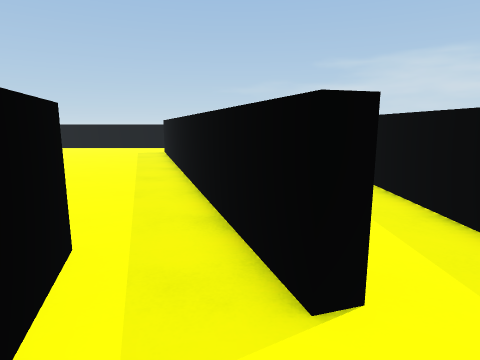
[1] (above)

14 first-person views from a walk through a scene from a Unity 3-D project. The camera is 1.5 m above the floor, tilts 10° down and sees 75° across. The floor is counted in squares, 1 m on a side. Each view is taken from the middle of a square. On the plan, view 1 faces up. The plan holds only what a view shows up to about 15 squares ahead; the rest is blank. The place goes on beyond the plan.

[2]
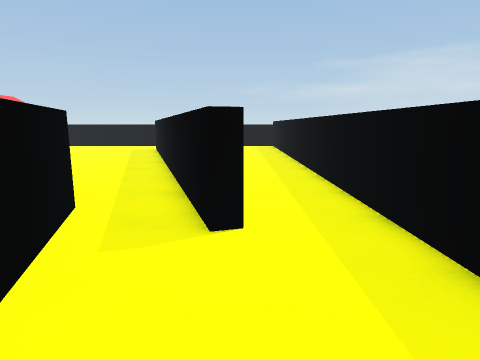

[3]
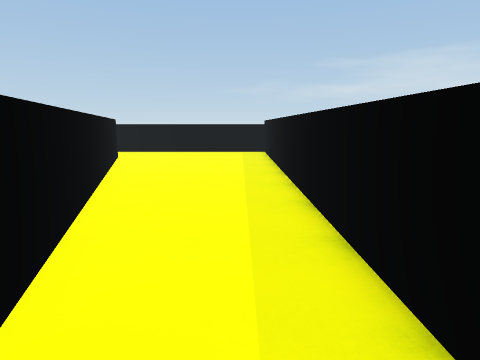

[4]
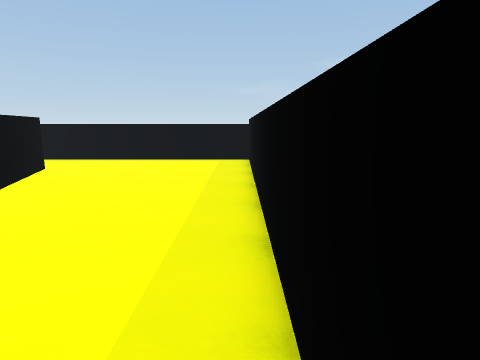

[5]
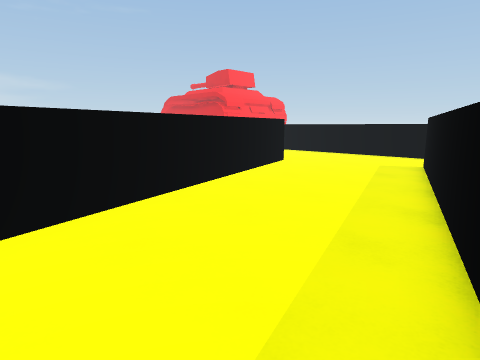

[6]
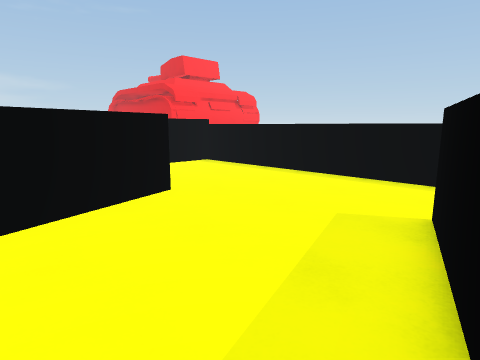

[7]
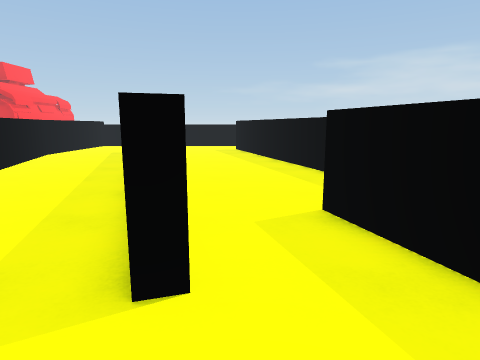

[8]
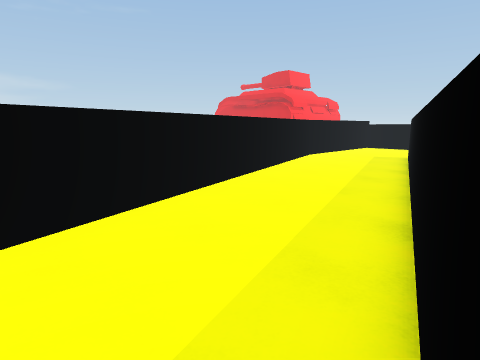

[9]
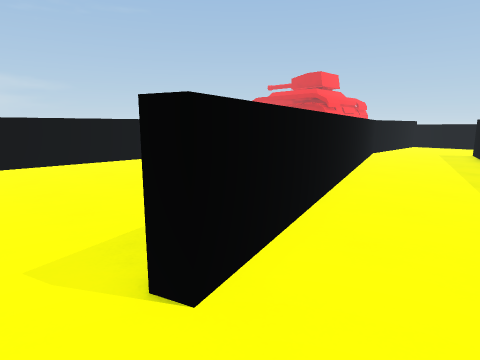

[10]
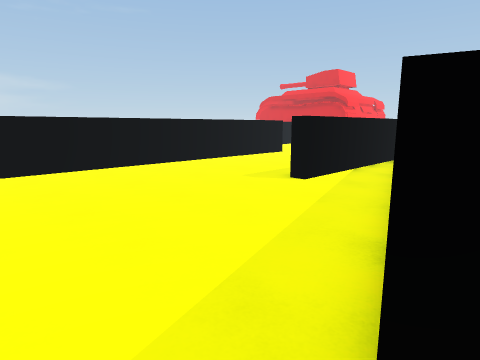

[11]
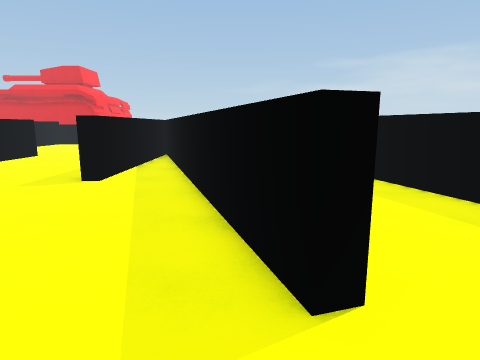

[12]
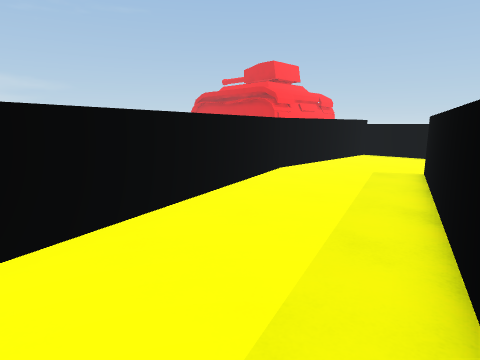

[13]
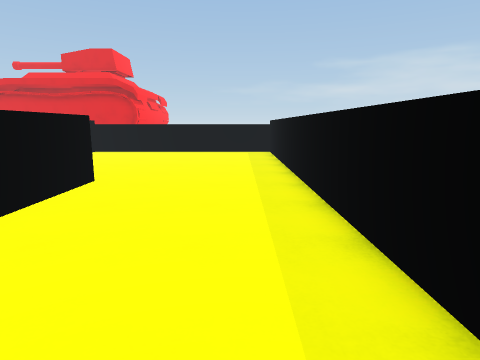

[14]
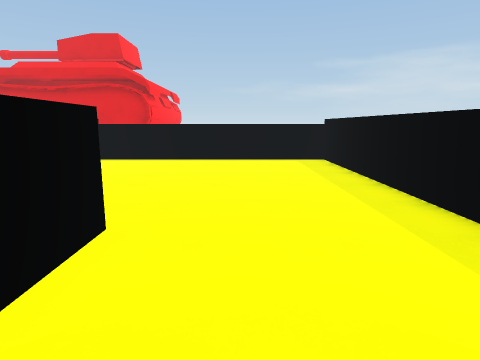

### Floor plan
Key: @ floor where view 1 was taken; # wall or solid block; . floor.
Columns run from 21 left of view 1 to 4 right of it. Each row starts with its distance up from view 1.
 21 #########################
 20 .......#.................
 19 .......#.................#
 18 .......#.................#
 17 .......#.........#.......#
 16 .......#.........##......#
 15 .......#....#.....#......#
 14 .......#....#.....#......#
 13 .......#....#.....##.....#
 12  ......##...##.....#.....#
 11  #.....##....#.....#.....#
 10  #.....##....#.....#.....#
  9  #.....###...##....##....#
  8  #.....#.#....#.....#....#
  7  #.....#.#....#.....#....#
  6  #.....#.#....##....##...#
  5  #.....#.##....#.....#...#
  4  #........#....#.....#...#
  3  #........#....##..#.##..#
  2  #........##....#.. .....
  1  #......... ....#..  ....
  0  #......... .......  @...
 -1  #......... #..
 -2  #............   .    .
 -3        ...... .
 -4            .

Where each view was taken, in squares from view 1:
view 1: 0 up, 0 right, facing up
view 2: 2 down, 1 right, facing up
view 3: 3 up, 2 right, facing up
view 4: 7 up, 3 right, facing up
view 5: 5 up, 1 left, facing up-left
view 6: 12 up, 3 left, facing up-left
view 7: 2 down, 4 left, facing up
view 8: 0 up, 5 left, facing up-left
view 9: 3 down, 7 left, facing up-left
view 10: 3 down, 9 left, facing up-left
view 11: 4 down, 10 left, facing up
view 12: 5 up, 7 left, facing up-left
view 13: 3 up, 16 left, facing up
view 14: 7 up, 18 left, facing up
